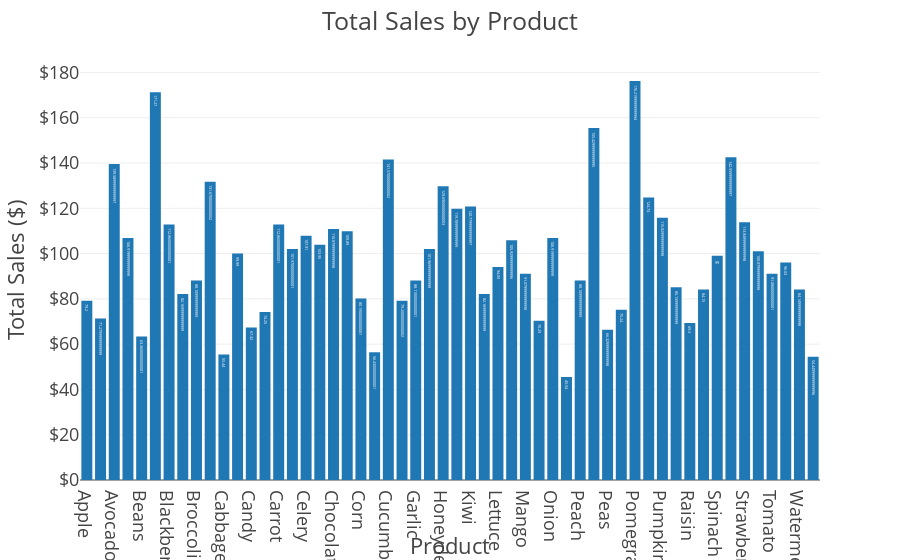

Notebook code cell kept with this figure:
### Code cell
# Create the Plotly figure with text parameter
fig = px.bar(df,
             x='product_name',
             y='total_sales',
             template=plotly_template,
             text='total_sales')

# Set the layout
fig.update_layout(
    title="Total Sales by Product",
    xaxis_title="Product",
    yaxis_title="Total Sales ($)",
    yaxis_tickprefix="$",
)

# Show the figure
fig.show()

# Save the figure as a PNG file
fig.write_image(output_dir / "total_sales_by_product.png",
                width=1200,
                height=400,
                scale=4)

### Figure 1 — Plotly figure (JSON) as saved in the notebook; plotly's stock layout.template omitted (floating-point values rounded to 4 significant figures)
{"data": [{"alignmentgroup": "True", "hovertemplate": "product_name=%{x}<br>total_sales=%{text}<extra></extra>", "legendgroup": "", "marker": {"color": "#1F77B4", "pattern": {"shape": ""}}, "name": "", "offsetgroup": "", "orientation": "v", "showlegend": false, "text": [79.2, 71.28, 139.6, 106.9, 63.36, 171.3, 112.9, 82.17, 88.11, 131.7, 55.44, 99.99, 67.32, 74.25, 112.9, 102.0, 107.9, 104.0, 110.9, 109.9, 80.19, 56.43, 141.6, 79.2, 88.11, 102.0, 129.7, 119.8, 120.8, 82.17, 94.05, 105.9, 91.08, 70.29, 106.9, 45.54, 88.11, 155.4, 66.33, 75.24, 176.2, 124.7, 115.8, 85.14, 69.3, 84.15, 99, 142.6, 113.8, 101.0, 91.08, 96.03, 84.15, 54.45], "textposition": "auto", "type": "bar", "x": ["Apple", "Asparagus", "Avocado", "Banana", "Beans", "Beet", "Blackberry", "Blueberry", "Broccoli", "Brussel Sprout", "Cabbage", "Cake", "Candy", "Cantaloupe", "Carrot", "Cauliflower", "Celery", "Cherry", "Chocolate", "Coconut", "Corn", "Cranberry", "Cucumber", "Eggplant", "Garlic", "Grapes", "Honeydew", "Ice Cream", "Kiwi", "Lemon", "Lettuce", "Lime", "Mango", "Mushroom", "Onion", "Orange", "Peach", "Pear", "Peas", "Pineapple", "Pomegranate", "Potato", "Pumpkin", "Radish", "Raisin", "Raspberry", "Spinach", "Squash", "Strawberry", "Sweet Potato", "Tomato", "Turnip", "Watermelon", "Zucchini"], "xaxis": "x", "y": [79.2, 71.28, 139.6, 106.9, 63.36, 171.3, 112.9, 82.17, 88.11, 131.7, 55.44, 99.99, 67.32, 74.25, 112.9, 102.0, 107.9, 104.0, 110.9, 109.9, 80.19, 56.43, 141.6, 79.2, 88.11, 102.0, 129.7, 119.8, 120.8, 82.17, 94.05, 105.9, 91.08, 70.29, 106.9, 45.54, 88.11, 155.4, 66.33, 75.24, 176.2, 124.7, 115.8, 85.14, 69.3, 84.15, 99, 142.6, 113.8, 101.0, 91.08, 96.03, 84.15, 54.45], "yaxis": "y"}], "layout": {"barmode": "relative", "legend": {"tracegroupgap": 0}, "margin": {"t": 60}, "title": {"text": "Total Sales by Product"}, "xaxis": {"anchor": "y", "domain": [0, 1], "title": {"text": "Product"}}, "yaxis": {"anchor": "x", "domain": [0, 1], "tickprefix": "$", "title": {"text": "Total Sales ($)"}}}}
